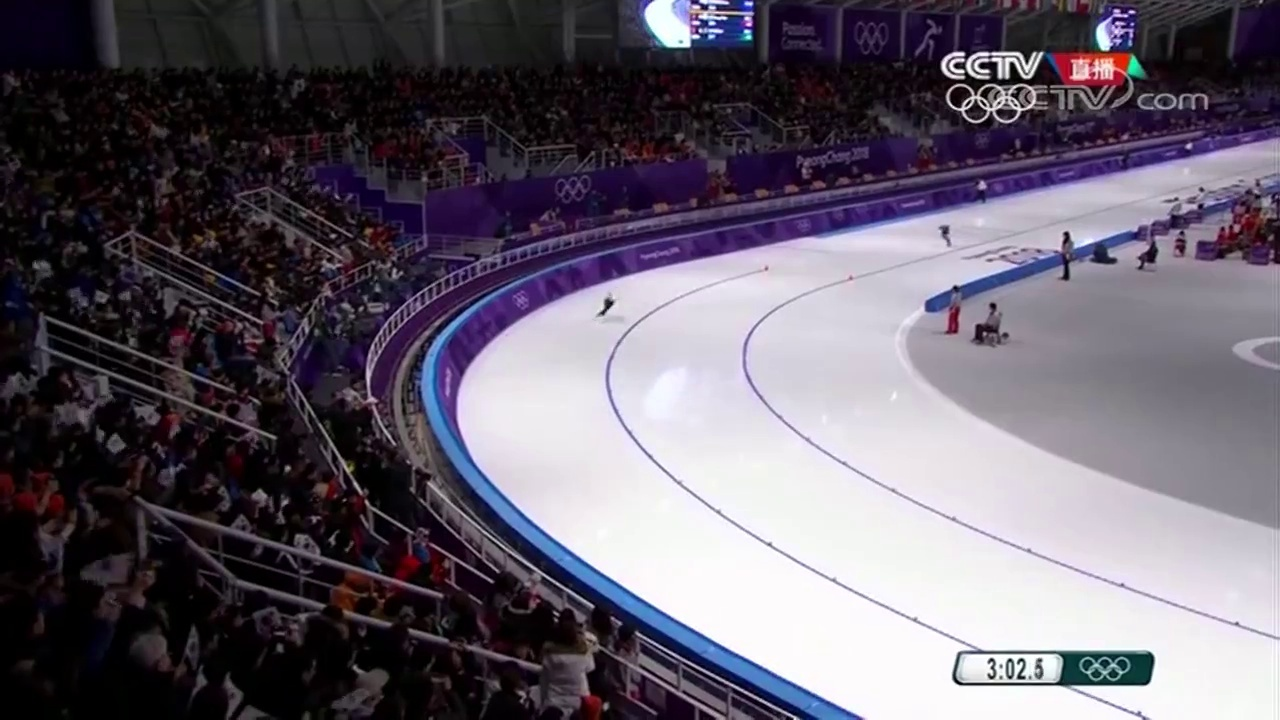
#> input picture resources/images/0002.jpg, 1280 x 720 px
$ python -i work.py   (imports and definitions only)   (older library calls are emulated)
#> lines starting #> are read from the running program, lines starting #| are printed output that depends on the picture
import cv2
import numpy as np
import time
import random
import logging

FRAME_SIZE = (720, 1280, 3)
GRID_ = (5, 5)
MIN_FEATURE_NUM = 800
FAST_THRESHOLD = 50

# G2 in paper BRIEF: Binary Robust Independent Elementary Features⋆ Michael Calonder
mean = [0, 0]
cov = [[33 ** 2 / 25, 0], [0, 33 ** 2 / 25]]  # diagonal covariance
BRIEF_x, BRIEF_y = np.random.multivariate_normal(mean, cov, 1024).T
BRIEF_x = BRIEF_x.astype(np.int)
BRIEF_y = BRIEF_y.astype(np.int)


class MyFast:
    def __init__(self, threshold=5, circumference=16, nums=9, non_max_suppression=True, n_m_s_window=3):
        self.threshold = int(threshold)
        self.circumference = circumference
        self.nums = nums
        self.non_max_suppression = non_max_suppression
        self.n_m_s_window = n_m_s_window

    def detect(self, img, mask=[]):

        img_gray = cv2.cvtColor(img, cv2.COLOR_RGB2GRAY)

        # this part could be accelerated with Graphic card

        if len(mask) == 0:
            mask = [[0, 0], [img_gray.shape[0], img_gray.shape[1]]]
        key_points = []

        for x in range(mask[0][0], mask[1][0]):
            for y in range(mask[0][1], mask[1][1]):

                diff_list = []
                center_value = int(img_gray[x][y])

                diff_list.append(abs(center_value - int(img_gray[x - 3][y])))
                diff_list.append(abs(center_value - int(img_gray[x][y + 3])))
                diff_list.append(abs(center_value - int(img_gray[x + 3][y])))
                diff_list.append(abs(center_value - int(img_gray[x][y - 3])))

                if (
                        (diff_list[0] > self.threshold) + (diff_list[1] > self.threshold) + (
                        diff_list[2] > self.threshold) +
                        (diff_list[3] > self.threshold)) > 2:
                    diff_list = []

                    diff_list.append(abs(center_value - int(img_gray[x - 1][y + 3])))
                    diff_list.append(abs(center_value - int(img_gray[x - 2][y + 2])))
                    diff_list.append(abs(center_value - int(img_gray[x - 3][y + 1])))
                    diff_list.append(abs(center_value - int(img_gray[x - 3][y])))

                    diff_list.append(abs(center_value - int(img_gray[x + 3][y + 1])))
                    diff_list.append(abs(center_value - int(img_gray[x + 2][y + 2])))
                    diff_list.append(abs(center_value - int(img_gray[x + 1][y + 3])))
                    diff_list.append(abs(center_value - int(img_gray[x][y + 3])))

                    diff_list.append(abs(center_value - int(img_gray[x + 1][y - 3])))
                    diff_list.append(abs(center_value - int(img_gray[x + 2][y - 2])))
                    diff_list.append(abs(center_value - int(img_gray[x + 3][y - 1])))
                    diff_list.append(abs(center_value - int(img_gray[x + 3][y])))

                    diff_list.append(abs(center_value - int(img_gray[x - 1][y - 3])))
                    diff_list.append(abs(center_value - int(img_gray[x - 2][y - 2])))
                    diff_list.append(abs(center_value - int(img_gray[x - 3][y - 1])))
                    diff_list.append(abs(center_value - int(img_gray[x][y - 3])))

                    diff_list.append(abs(center_value - int(img_gray[x - 1][y + 3])))
                    diff_list.append(abs(center_value - int(img_gray[x - 2][y + 2])))
                    diff_list.append(abs(center_value - int(img_gray[x - 3][y + 1])))
                    diff_list.append(abs(center_value - int(img_gray[x - 3][y])))

                    diff_list.append(abs(center_value - int(img_gray[x + 3][y + 1])))
                    diff_list.append(abs(center_value - int(img_gray[x + 2][y + 2])))
                    diff_list.append(abs(center_value - int(img_gray[x + 1][y + 3])))
                    diff_list.append(abs(center_value - int(img_gray[x][y + 3])))

                    nums_window_exceed_threshold = 0
                    for i in diff_list:
                        if i > self.threshold:
                            nums_window_exceed_threshold += 1
                            if nums_window_exceed_threshold > 8:
                                score = sum(diff_list)
                                key_points.append([x, y, int(score)])
                                break
                        else:
                            nums_window_exceed_threshold = 0

        key_points_nums = len(key_points)
        res = []
        # There seems to be a bug here.
        if self.non_max_suppression and key_points_nums > 1:
            flag = [1 for i in range(key_points_nums)]

            for i in range(key_points_nums):
                for j in range(1, key_points_nums - i):
                    if flag[i]:
                        if key_points[i + j][0] - key_points[i][0] < self.n_m_s_window and \
                                key_points[i + j][1] - key_points[i][1] < self.n_m_s_window:
                            if key_points[i][2] > key_points[i + j][2]:
                                flag[i + j] = 0
                            else:
                                flag[i] = 0
                        else:
                            continue
            for i in range(key_points_nums):
                if flag[i]:
                    res.append(key_points[i])

        return res


class FeatureDetector:
    FAST_FEATURE_DETECTOR_TYPE = 0

    def __init__(self):
        pass

    def fast(self, threshold=5, non_max_suppression=True):
        return cv2.FastFeatureDetector_create(threshold=threshold, nonmaxSuppression=non_max_suppression,
                                              type=cv2.FAST_FEATURE_DETECTOR_TYPE_9_16)

    def my_fast(self, threshold=5, non_max_suppression=True):
        return MyFast(threshold=threshold, circumference=16, nums=9, non_max_suppression=non_max_suppression,
                      n_m_s_window=5)


def detect_features(im):
    t = time.time()
    feature_detector = FeatureDetector()
    original_frame = im
    frame = original_frame.copy()

    if frame.shape != FRAME_SIZE:
        frame = cv2.resize(frame, (FRAME_SIZE[1], FRAME_SIZE[0]), cv2.INTER_LINEAR)

    # as paper said, " we divide a single frame into 5×5 regular grids
    # and for each grid we use an independent FAST feature detector."
    grid_size = [int(FRAME_SIZE[0] / GRID_[0]), int(FRAME_SIZE[1] / GRID_[1])]

    u_score = FAST_THRESHOLD
    score = [u_score for i in range(GRID_[0] * GRID_[1])]
    threshold = score.copy()

    for k in range(10):
        kp = np.asarray([np.asarray([None, None, None])])
        sum_score = 0
        for i in range(GRID_[0]):

            for j in range(GRID_[1]):
                # [4 lines of commented-out code are left out]
                print(
                    (threshold[i * GRID_[1] + j], score[i * GRID_[1] + j], u_score, score[i * GRID_[1] + j] / u_score),
                    end=" | ")
                threshold[i * GRID_[1] + j] = np.power((score[i * GRID_[1] + j] + 1) / (u_score + 1), 1 / 2) * \
                                              threshold[i * GRID_[1] + j]

                # threshold[i * GRID_[1] + j] = 1 + score[i * GRID_[1] + j] / u_score * threshold[i * 5 + j]

                print(threshold[i * GRID_[1] + j], end=" | ")
                fast = feature_detector.my_fast(
                    threshold=threshold[i * 5 + j],
                    non_max_suppression=True)

                grid_mask = [[int(i * grid_size[0]), int(j * grid_size[1])],
                             [int((i + 1) * grid_size[0]), int((j + 1) * grid_size[1])]]

                if grid_mask[0][0] == 0:
                    grid_mask[0][0] = 3
                if grid_mask[0][1] == 0:
                    grid_mask[0][1] = 3

                if grid_mask[1][0] == FRAME_SIZE[0]:
                    grid_mask[1][0] = FRAME_SIZE[0] - 3
                if grid_mask[1][1] == FRAME_SIZE[1]:
                    grid_mask[1][1] = FRAME_SIZE[1] - 3

                grid_kp = fast.detect(frame, grid_mask)

                # cv2.drawKeypoints(frame_kp, grid_kp, frame_kp, color=(0, 255, 0))
                if len(grid_kp):
                    grid_kp = np.asarray(grid_kp)
                    kp = np.vstack((kp, grid_kp))

                    scores = grid_kp[:, 2]
                    grid_score = sum(scores)
                    sum_score += grid_score
                    score[i * GRID_[1] + j] = grid_score
                print(str(k) + " grid " + str((i, j)) + " got " + str(len(grid_kp)) + " features in total")

        if len(kp) > 800:
            break
        else:
            break
            print("run: grid-based feature detection")
            u_score = sum_score / (GRID_[0] * GRID_[1])
#> this loop made 1 pass
#> pass 1, in detect, `img_gray = cv2.cvtColor(img, cv2.COLOR_RGB2GRAY)`:
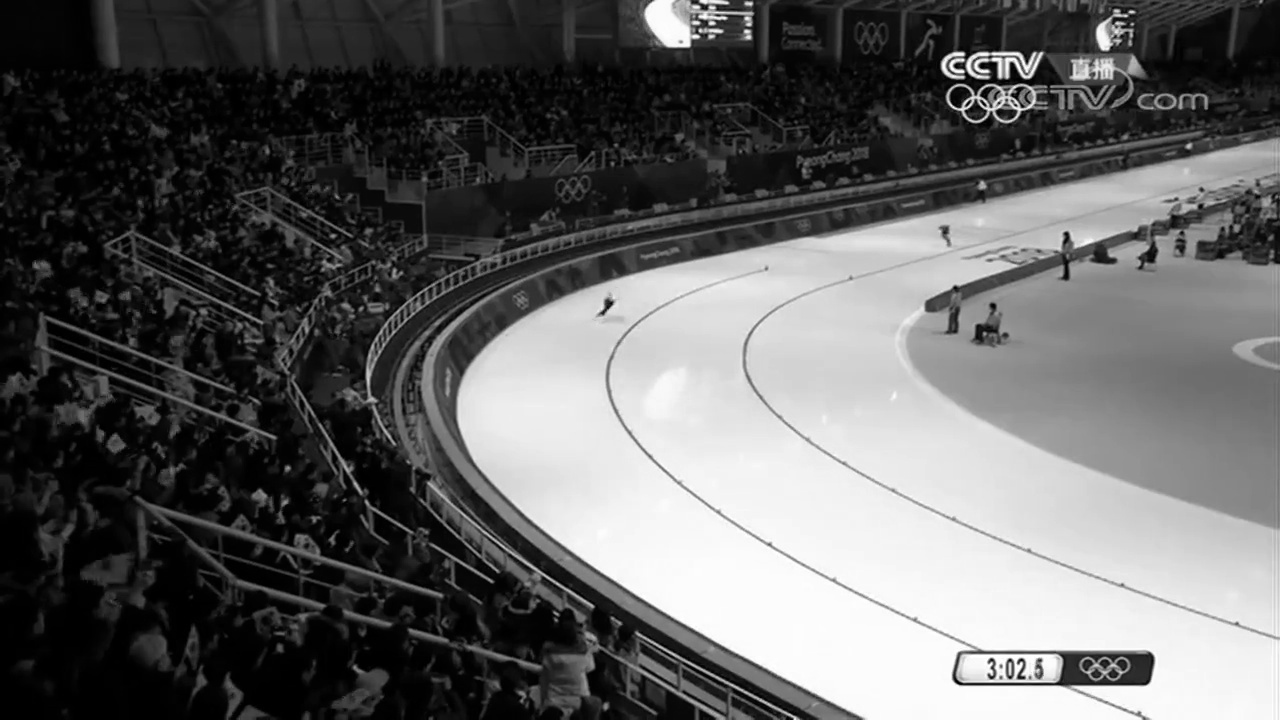
#> img_gray: shape (720, 1280); min 0, max 255, mean 97.2
#> after the loop, grid_score = 42785; score = 25 values, max 79762 at index 3, min 50 at index 0, mean 22759.7; scores = 17 values, max 3865 at index 3, min 1780 at index 10, mean 2516.8; threshold = 25 values from 50 to 50
    kp = np.delete(kp, 0, axis=0)

    frame_gray = cv2.cvtColor(frame, cv2.COLOR_RGB2GRAY)
    bitstring_list = []
    index_remove = []
    for i in range(len(kp)):
        bitstring = 0
        if kp[i][0] < 16 or kp[i][1] < 16 or kp[i][0] > FRAME_SIZE[0] - 15 or kp[i][1] > FRAME_SIZE[1] - 15:
            index_remove.append(i)
        else:

            local_Gau_blur = cv2.GaussianBlur(
                frame_gray[(kp[i][0] - 16):(kp[i][0] + 16), (kp[i][1] - 16):(kp[i][1] + 16)], (9, 9), 2)
            for i in range(512):
                if local_Gau_blur[BRIEF_x[2 * i], BRIEF_y[2 * i]] < local_Gau_blur[
                    BRIEF_x[2 * i + 1], BRIEF_y[2 * i + 1]]:
                    bitstring += 2 ** i

        bitstring_list.append(bitstring)
#> after the loop, bitstring_list = 255 items; index_remove = [0, 1, 2, 3, 42, 43, 111, 214, 215, 234, 235, 236, 237, 253, 254]
    bitstring_list = np.asarray(bitstring_list)
    bitstring_list = np.delete(bitstring_list, index_remove)
    bitstring_list = np.transpose(bitstring_list)
    kp = np.delete(kp, index_remove, axis=0)
    kp = np.column_stack((kp, bitstring_list))

    return kp


# [172 lines left out: functions hamming, hamming_2, gaussian_kernel_2d_opencv, feature_match, feature_match2, hamming_is_in_interval, not called in this run]


def detect_in_grids():
    pass


# [205 lines left out: functions detect_features_with_cv, point_normalize, homography_RANSAC, caculate_homography, stitch, not called in this run]

>>> import cv2
>>> picture = cv2.cvtColor(cv2.imread('../../images/0002.jpg'), cv2.COLOR_BGR2RGB)
>>> result = detect_features(picture)
